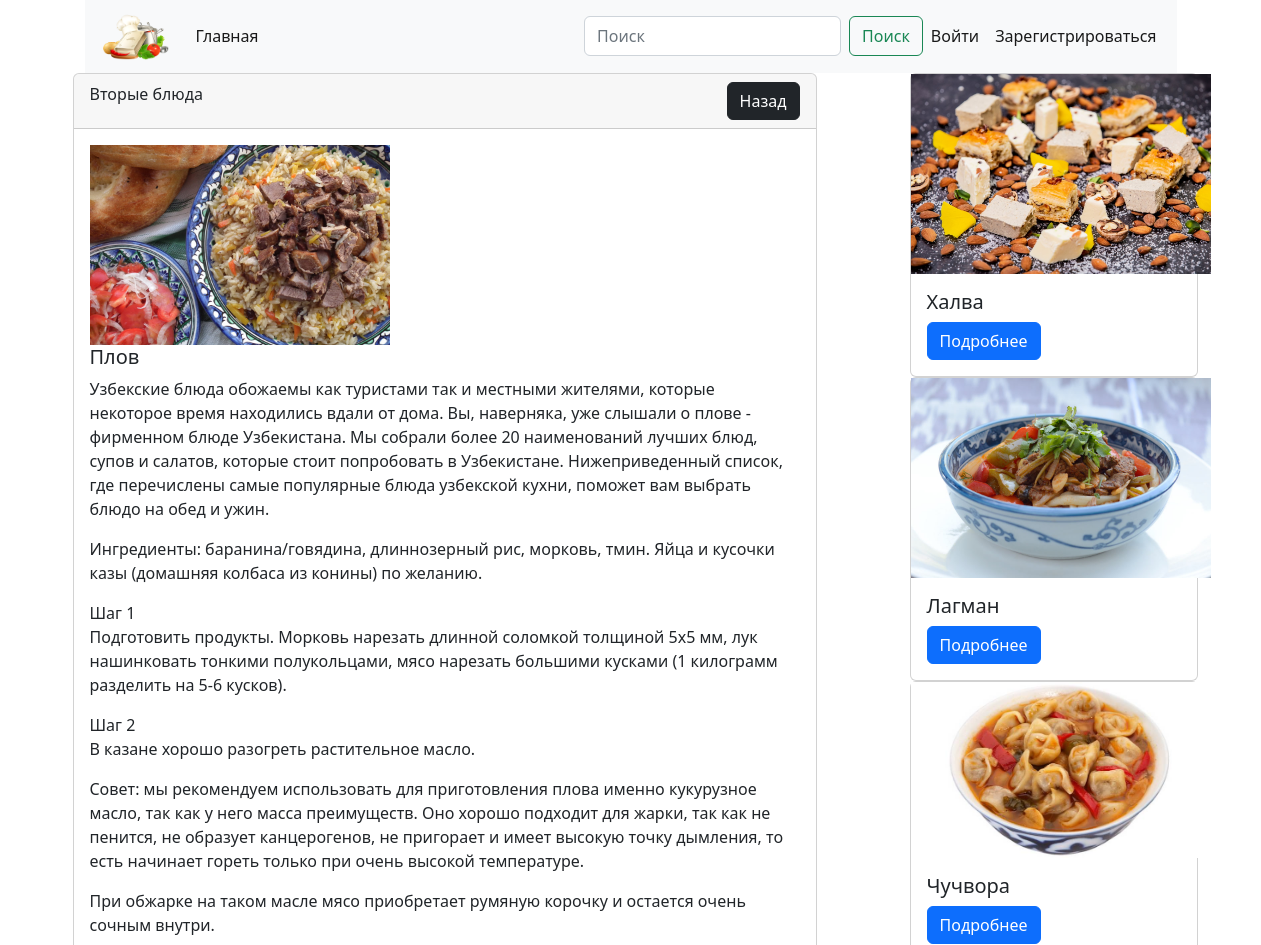
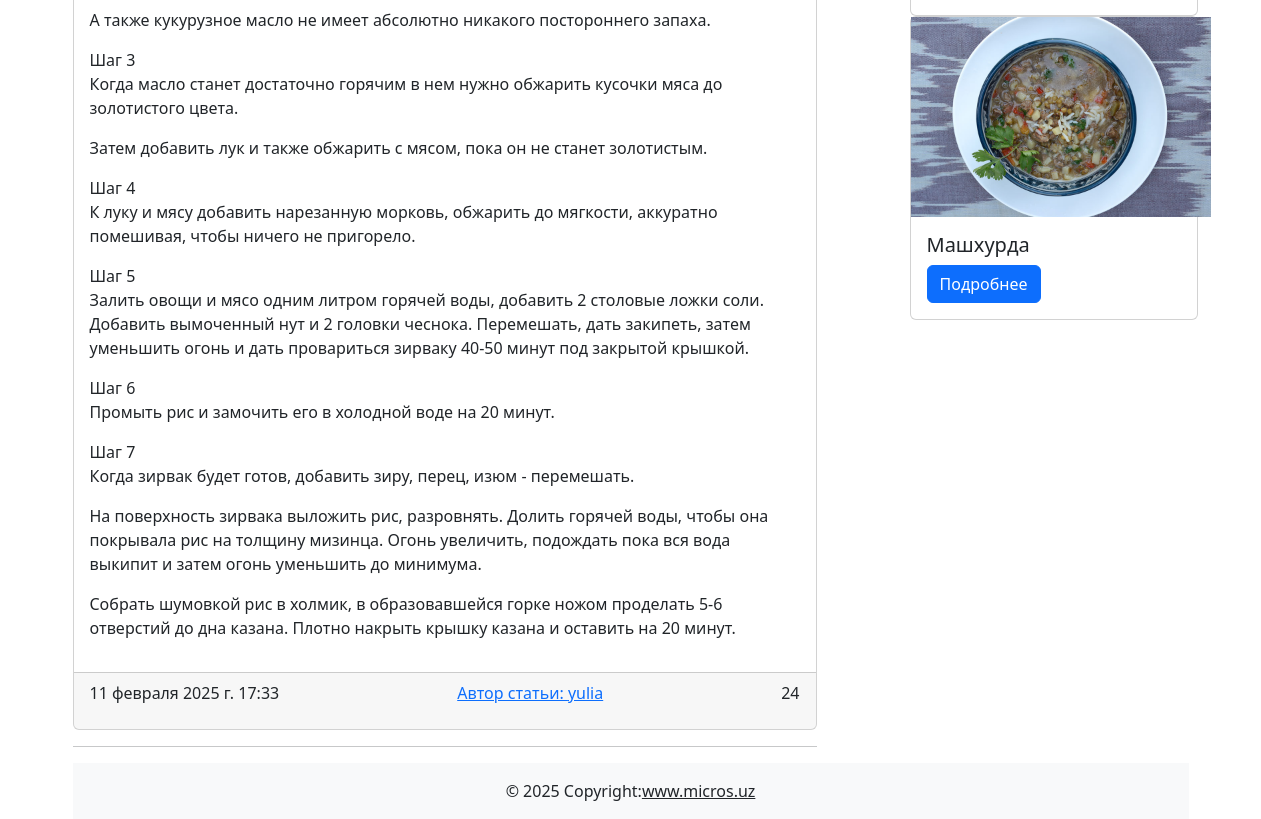
Screenshot of /post/2 with the database file from the repository (2 pictures, top to bottom).
### cooking/models.py (models this page shows, shortened)
class Post(models.Model):
    title = models.CharField(max_length=255, verbose_name='Заголовок статьи')
    content = models.TextField(default='Скоро здесь будет статья...', verbose_name='текст статьи')
    created_at = models.DateTimeField(auto_now_add=True, verbose_name='Дата создания')
    update_at = models.DateTimeField(auto_now=True, verbose_name='Дата обновления')
    photo = models.ImageField(upload_to='photos/', blank=True, null=True, verbose_name='Изображения')
    watched = models.IntegerField(default=0, verbose_name='Просмотры')
    is_published = models.BooleanField(default=True, verbose_name='Публикация')
    category = models.ForeignKey(Category, on_delete=models.CASCADE, related_name='posts', verbose_name='Категория')
    author = models.ForeignKey(User, default=None, null=True, blank=True, on_delete=models.CASCADE)
    def get_absolute_url(self):
        return reverse('post_detail', kwargs={'pk' : self.pk})
    class Meta:
        verbose_name = 'Пост'
        verbose_name_plural = 'Посты'

class Category(models.Model):
    title = models.CharField(max_length=255, verbose_name='Название категории')
    def __str__(self):
        return self.title
    class Meta:
        verbose_name = 'Категория'
        verbose_name_plural = 'Категории'

### cooking/views.py (the view)
# urls.py: path('post/<int:pk>', PostDetail.as_view(),  name='post_detail'),
class PostDetail(DeleteView):
    template_name = 'cooking/artical_detail.html'
    def get_queryset(self):
        return Post.objects.filter(pk=self.kwargs['pk'])
    def get_context_data(self, **kwargs):
        Post.objects.filter(pk=self.kwargs['pk']).update(watched=F('watched') + 1)
        context = super().get_context_data()
        post = Post.objects.get(pk=self.kwargs['pk'])
        posts = Post.objects.all().exclude(pk=self.kwargs['pk']).order_by('-watched')[:5]
        context['title'] = post.title
        context['ext_post'] = posts
        context['comments'] = Comment.objects.filter(post=post)
        if self.request.user.is_authenticated:
            context['comment_form'] = CommentForm
        return context

### cooking/templates/cooking/artical_detail.html (shortened to what this page needs)
{% extends 'base.html' %}
{% block main %}
<div class="d-flex justify-content-between"><div class="col-8">
    <div class="card"><div class="card-header d-flex justify-content-between">{{ post.category }}
        <div>
            <a href="{% url 'category_list' post.category.pk %}" class="btn btn-dark">Назад</a>
        </div>
    </div>
        <div class="card-body">
            {% if post.photo %}
            <img src="{{ post.photo.url }}" width="300" alt="">
            {% else %}
            <img src="https://www.raumplus.ru/upload/iblock/99e/Skoro-zdes-budet-foto.jpg" width="300" alt="">
            {% endif %}
            <h5 class="card-title">{{ post.title }}</h5>
            {{ post.content | linebreaks }}
    </div>
        <div class="card-footer d-flex justify-content-between"><p class="card-text">{{ post.created_at }}</p>
            <a href="{% url 'profile' post.author.pk %}">Автор статьи: {{ post.author }}</a>
            <p class="card-text">{{ post.watched }}</p>
        </div>
    </div>
    <hr>
</div>
<div class="col-1"></div>
<div class="col-4">
    {% for ext in ext_post %}
    <div class="card" style="width: 18rem;">
        {% if ext.photo %}
            <img src="{{ ext.photo.url }}" width="300" alt="">
            {% else %}
            <img src="https://www.raumplus.ru/upload/iblock/99e/Skoro-zdes-budet-foto.jpg" width="300" alt="">
            {% endif %}
        <div class="card-body"><h5 class="card-title">{{ ext.title }}</h5><a href="{{ ext.get_absolute_url }}" class="btn btn-primary">Подробнее</a></div>
    </div>
    {% endfor %}
</div>
</div>
{% endblock main %}

### templates/base.html (shortened to what this page needs)
{% load static %}
<!doctype html>
<html lang="en">
<head>
    <link href="https://cdn.jsdelivr.net/npm/bootstrap@5.2.3/dist/css/bootstrap.min.css" rel="stylesheet">
</head>
<body>
    <div class="container">
        {% include 'components/_navbar.html' %}
        <main>
            {% block main %}
            {% endblock main %}
        </main>
        {% include 'components/_footer.html' %}
    </div>
</body>
</html>

### templates/components/_navbar.html (shortened to what this page needs)
{% load static %}
<header>
    <div class="container">
        <nav class="navbar navbar-expand-lg bg-light">
            <div class="container-fluid">
                <a class="navbar-brand" href="#!">
                    <img src="{% static 'img/img.png' %}" width="75" alt="">
                </a>
                <div class="collapse navbar-collapse" id="navbarSupportedContent">
                    <ul class="navbar-nav me-auto mb-2 mb-lg-0"><li class="nav-item"><a class="nav-link active" aria-current="page" href="{% url 'index' %}">Главная</a></li></ul>
                    <div class="d-flex">
                        <form class="d-flex" role="search" method="get" action="{% url 'search' %}">
                            <input name="q" class="form-control me-2" type="search" placeholder="Поиск" aria-label="Поиск">
                            <button class="btn btn-outline-success" type="submit">Поиск</button>
                        </form>
                        <ul class="navbar-nav me-auto mb-2 mb-lg-0">
                            {%  if not request.user.is_authenticated %}
                                <li class="nav-item">
                                    <a class="nav-link active" aria-current="page" href="{% url 'login' %}">Войти</a>
                                </li>
                                <li class="nav-item">
                                    <a class="nav-link active" aria-current="page" href="{% url 'register' %}">Зарегистрироваться</a>
                                </li>
                            {% endif %}
                        </ul>
                    </div>
                </div>
            </div>
        </nav>
    </div>
</header>

### templates/components/_footer.html
<footer class="bg-light text-center text-lg-start">
    <div class="text-center p-3" style="background-color: rgba(0, 0, 0, 0);">© 2025 Copyright:<a class="text-dark" href="https://mdbootstrap.com/">www.micros.uz</a></div>
</footer>

### rows the page displays
Post: category "Вторые блюда", photo (picture), title "Плов", content "Узбекские блюда обожаемы как туристами так и местными жителями, которые некоторое время находились вдали от дома. Вы, наверняка, уже слышали о плове - фирменном блюде Узбекистана. Мы собрали более 20 наименований лучших блюд, супов и салатов, которые стоит попробовать в Узбекистане. Нижеприведенный список, где перечислены самые популярные блюда узбекской кухни, поможет вам выбрать блюдо на обед и ужин. Ингредиенты: баранина/говядина, длиннозерный рис, морковь, тмин. Яйца и кусочки казы (домашняя колбаса из конины) по желанию. Шаг 1 Подготовить продукты. Морковь нарезать длинной соломкой толщиной 5х5 мм, лук нашинковать тонкими полукольцами, мясо нарезать большими кусками (1 килограмм…", created_at "11 февраля 2025 г. 17:33", author "yulia", watched "24"
Post: photo (picture), title "Халва"
Post: photo (picture), title "Лагман"
Post: photo (picture), title "Чучвора"
Post: photo (picture), title "Машхурда"
